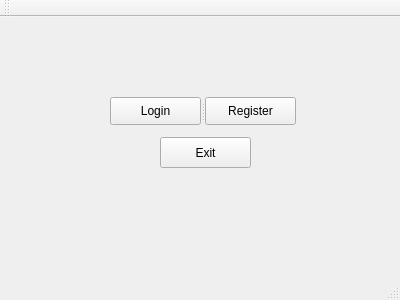
<?xml version="1.0" encoding="UTF-8"?>
<ui version="4.0">
 <class>MainWindow</class>
 <widget class="QMainWindow" name="MainWindow">
  <property name="geometry">
   <rect>
    <x>0</x>
    <y>0</y>
    <width>400</width>
    <height>300</height>
   </rect>
  </property>
  <property name="windowTitle">
   <string>Main Window</string>
  </property>
  <widget class="QWidget" name="centralWidget">
   <widget class="QPushButton" name="pushButton_3">
    <property name="geometry">
     <rect>
      <x>160</x>
      <y>120</y>
      <width>91</width>
      <height>31</height>
     </rect>
    </property>
    <property name="text">
     <string>Exit</string>
    </property>
   </widget>
   <widget class="QSplitter" name="splitter">
    <property name="geometry">
     <rect>
      <x>110</x>
      <y>80</y>
      <width>186</width>
      <height>28</height>
     </rect>
    </property>
    <property name="orientation">
     <enum>Qt::Horizontal</enum>
    </property>
    <widget class="QPushButton" name="pushButton">
     <property name="text">
      <string>Login</string>
     </property>
    </widget>
    <widget class="QPushButton" name="pushButton_2">
     <property name="text">
      <string>Register</string>
     </property>
    </widget>
   </widget>
  </widget>
  <widget class="QToolBar" name="mainToolBar">
   <attribute name="toolBarArea">
    <enum>TopToolBarArea</enum>
   </attribute>
   <attribute name="toolBarBreak">
    <bool>false</bool>
   </attribute>
  </widget>
  <widget class="QStatusBar" name="statusBar"/>
 </widget>
 <layoutdefault spacing="6" margin="11"/>
 <resources/>
 <connections>
  <connection>
   <sender>pushButton_3</sender>
   <signal>clicked()</signal>
   <receiver>MainWindow</receiver>
   <slot>close()</slot>
   <hints>
    <hint type="sourcelabel">
     <x>212</x>
     <y>150</y>
    </hint>
    <hint type="destinationlabel">
     <x>300</x>
     <y>219</y>
    </hint>
   </hints>
  </connection>
 </connections>
</ui>
